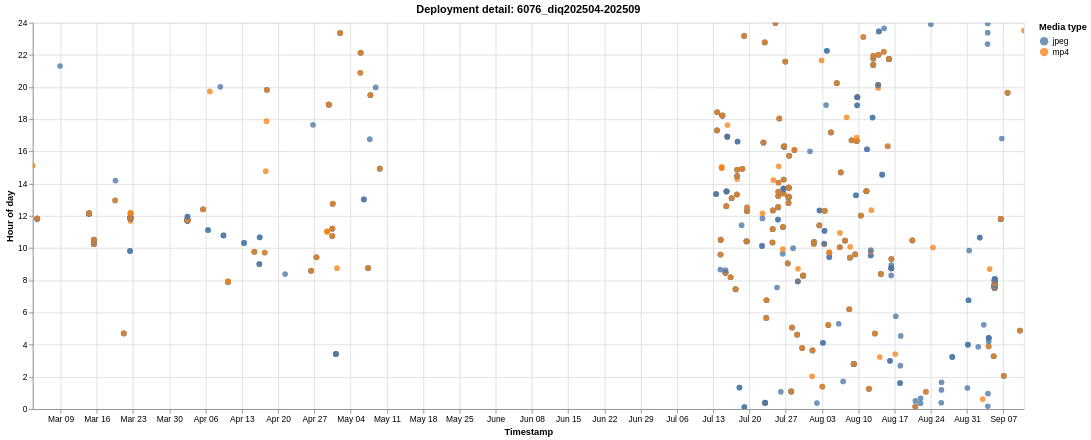

This figure's Vega-Lite source:
### Vega-Lite specification from a JSON file in a GitHub repository (floating-point values rounded to 4 significant figures; data arrays with more than 128 entries replaced by an {"elided": "..."} marker saying what was removed)
{"$schema": "https://vega.github.io/schema/vega-lite/v6.1.0.json", "config": {"view": {"continuousHeight": 300, "continuousWidth": 300}}, "data": {"name": "data-24bda82582c5e15232235e5c34c839b1"}, "datasets": {"data-24bda82582c5e15232235e5c34c839b1": {"elided": "715 records"}}, "encoding": {"color": {"field": "media_type", "scale": {"scheme": "tableau10"}, "title": "Media type", "type": "nominal"}, "shape": {"field": "media_type", "title": "Media type", "type": "nominal"}, "tooltip": [{"field": "deployment", "title": "Deployment", "type": "nominal"}, {"field": "timestamp", "format": "%Y-%m-%d %H:%M:%S", "title": "Timestamp", "type": "temporal"}, {"field": "hour_of_day", "format": ".2f", "title": "Hour of day", "type": "quantitative"}, {"field": "media_type", "title": "Media type", "type": "nominal"}], "x": {"field": "timestamp", "title": "Timestamp", "type": "temporal"}, "y": {"field": "hour_of_day", "scale": {"domain": [0, 24]}, "title": "Hour of day", "type": "quantitative"}}, "height": 460, "mark": {"opacity": 0.78, "size": 46, "type": "circle"}, "params": [{"bind": "scales", "name": "param_1e9efca18e7a2868", "select": {"encodings": ["x", "y"], "type": "interval"}}], "title": "Deployment detail: 6076_diq202504-202509", "width": 1180}
